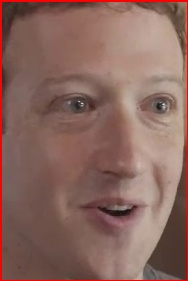
#> input picture Python/faces/1.jpg, 188 x 281 px; its folder holds 4 pictures in this run
$ python 21_face_train.py
#> lines starting #> are read from the running program, lines starting #| are printed output that depends on the picture
import numpy as np
from PIL import Image
import cv2, os

base_dir = os.path.dirname(os.path.abspath(__file__))
faces_dir = os.path.join(base_dir, 'faces')

if not os.path.exists(faces_dir):
    print("❌ ไม่พบโฟลเดอร์ faces:", faces_dir)
    exit()

image_paths = [os.path.join(faces_dir, f) for f in os.listdir(faces_dir)]

faces = []
ids = []

for image in image_paths:
    try:
        img = Image.open(image).convert('L')
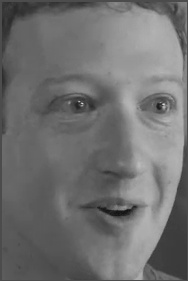
#> img: PIL image 188x281 L; min 17, max 216, mean 111.8
        imageNP = np.array(img, 'uint8')

        id = int(os.path.split(image)[1].split(".")[0])

        faces.append(imageNP)
        ids.append(id)
    except Exception as e:
        print("ข้ามไฟล์:", image, "error:", e)
#> pass 2 of the loop `for image in image_paths:`:
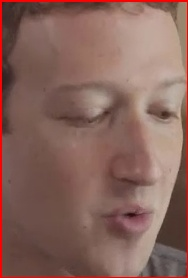
#> input picture Python/faces/2.jpg, 188 x 278 px
#> `img = Image.open(image).convert('L')`:
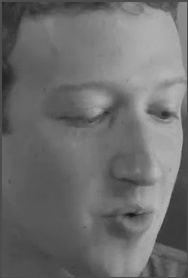
#> img: PIL image 188x278 L; min 19, max 185, mean 109.6
#> pass 3 of the loop `for image in image_paths:`:
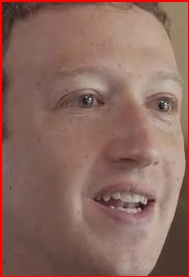
#> input picture Python/faces/3.jpg, 189 x 277 px
#> `img = Image.open(image).convert('L')`:
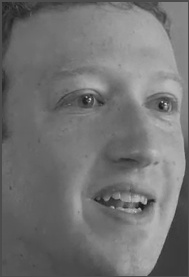
#> img: PIL image 189x277 L; min 24, max 222, mean 114.2
#> the loop made 4 passes; the first 3 are shown

ids = np.array(ids)

clf = cv2.face.LBPHFaceRecognizer_create()
clf.train(faces, ids)
clf.write('face_train.yml')

print('✅ Train successful !!')
